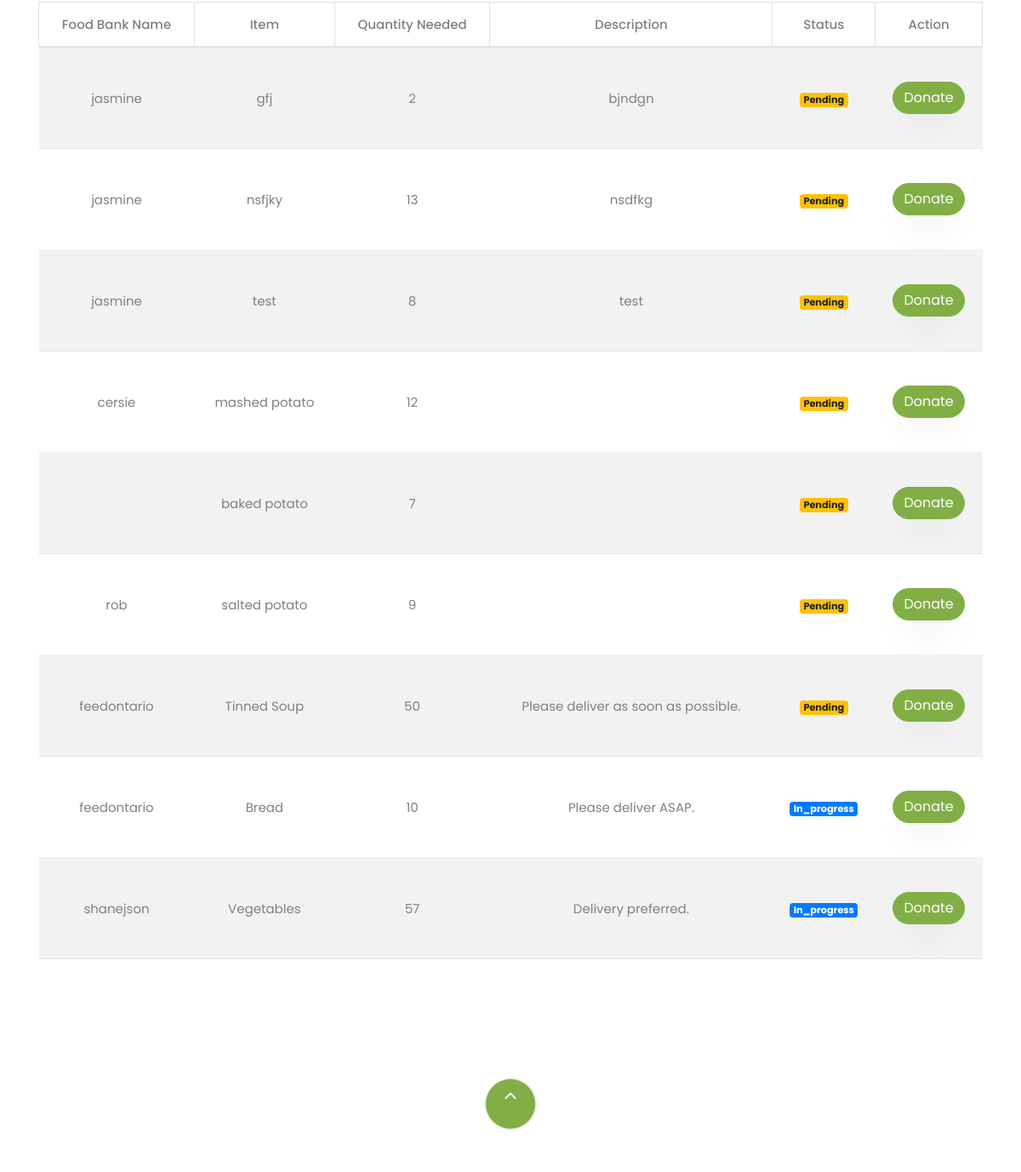
Page /alerts/alerts/ (middle part) on the earlier database version.
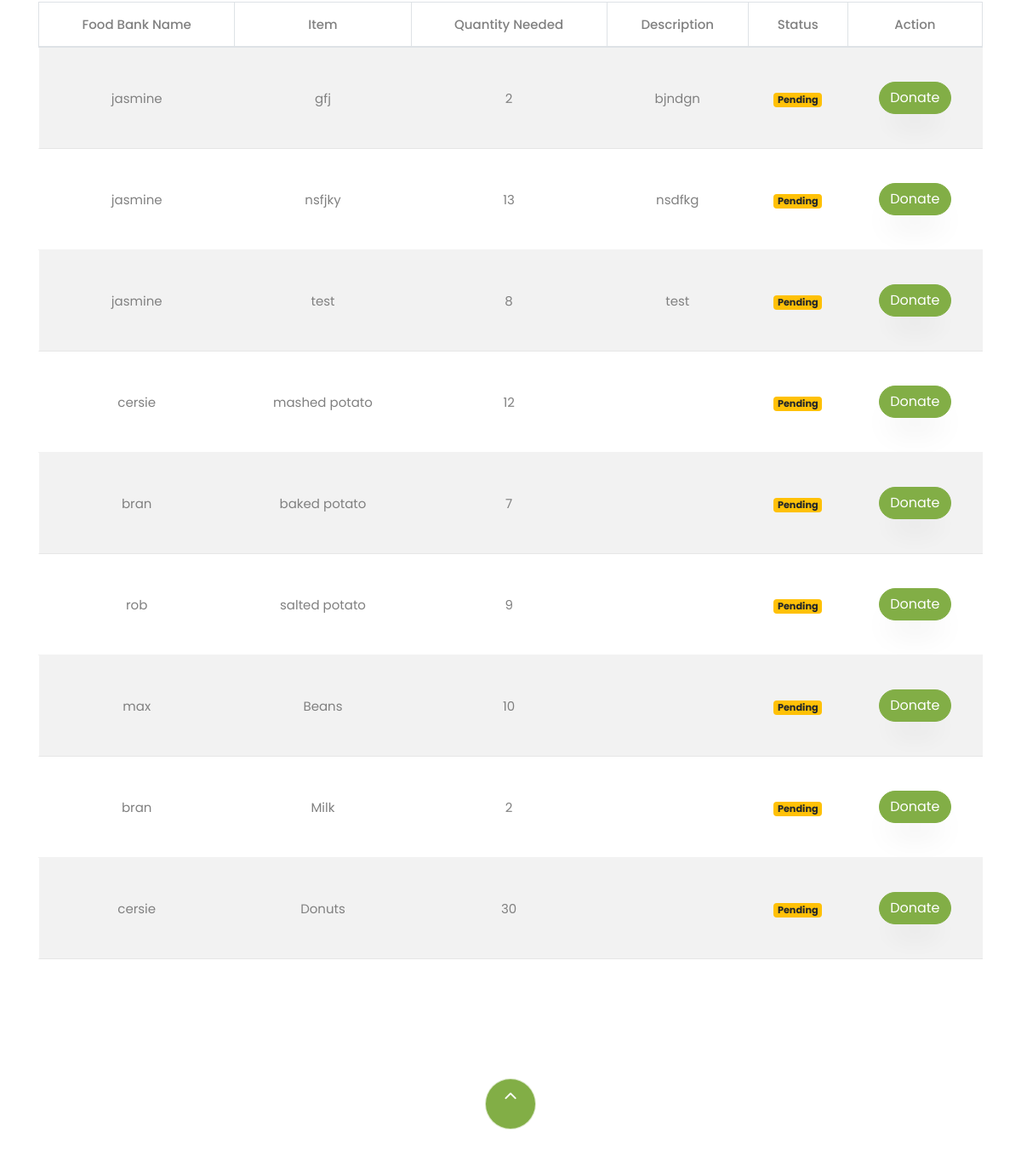
Same page on the later database version.
### alerts/models.py (models this page shows, shortened)
class Alert(models.Model):
    item_name = models.CharField(max_length=100)
    quantity_needed = models.PositiveIntegerField()
    urgency_level = models.CharField(
        max_length=20,
        choices=[('low', 'Low'), ('medium', 'Medium'), ('high', 'High')],
        default='medium'
    )
    created_by = models.ForeignKey(
        User,
        on_delete=models.SET_NULL,
        null=True,
        related_name="created_alerts"
    )
    date_created = models.DateTimeField(auto_now_add=True)
    description = models.TextField(blank=True, null=True)
    is_active = models.BooleanField(default=True)
    last_updated = models.DateTimeField(auto_now=True)

### alerts/views.py (the view)
# urls.py: path('alerts/', views.alert_list, name='alert_list'),
def alert_list(request):
    alerts = Alert.objects.filter(is_active=True)
    if hasattr(request.user, 'foodbank'):
        alerts = alerts.filter(created_by=request.user)
    for alert in alerts:
        total_donated = alert.responses.aggregate(total=Sum('quantity_donated'))['total'] or 0
        alert.total_quantity_donated = total_donated
        alert.remaining_quantity_needed = alert.quantity_needed - total_donated
        if total_donated == 0:
            alert.response_status = "pending"
        elif total_donated < alert.quantity_needed:
            alert.response_status = "in_progress"
        else:
            alert.response_status = "completed"
    return render(request, 'webpages/alert_list.html', {'alerts': alerts})

### templates/webpages/alert_list.html (shortened to what this page needs)
{% extends 'webpages/base.html' %}
{% load static %}
{% block content %}
<section class="ftco-section testimony-section">
    <div class="container">
        <div class="row mb-5 pb-3">
            <div class="col-md-12">
                <table class="table table-bordered table-striped">
                    <thead>
                        <tr>
                            <th>Food Bank Name</th>
                            <th>Item</th>
                            <th>Quantity Needed</th>
                            <th>Description</th>
                            <th>Status</th>
                            <th>Action</th>
                        </tr>
                    </thead>
                    <tbody>
                        {% for alert in alerts %}
                        <tr>
                            <td>{{ alert.created_by.username }}</td>
                            <td>{{ alert.item_name }}</td>
                            <td>{{ alert.remaining_quantity_needed }}</td>
                            <td>{{ alert.description }}</td>
                            <td>
                                <span class="badge
                                    {% if alert.response_status == 'pending' %} badge-warning
                                    {% elif alert.response_status == 'in_progress' %} badge-primary
                                    {% elif alert.response_status == 'completed' %} badge-success
                                    {% endif %}">
                                    {{ alert.response_status|capfirst }}
                                </span>
                            </td>
                            <td>
                                {% if alert.response_status == 'completed' %}
                                    <a href="{% url 'response_status' alert.id %}" class="btn btn-info btn-sm">View Status</a>
                                {% else %}
                                    <a href="{% url 'respond_to_donation' alert.id %}" class="btn btn-primary">Donate</a>
                                {% endif %}
                            </td>
                        </tr>
                        {% empty %}
                        <tr>
                            <td colspan="6" class="text-center">No alerts available.</td>
                        </tr>
                        {% endfor %}
                    </tbody>
                </table>
            </div>
        </div>
    </div>
</section>
{% endblock %}

Differences in the rows shown:
removed Alert: created_by.username "feedontario", item_name "Tinned Soup", remaining_quantity_needed "50", description "Please deliver as soon as possible.", response_status "Pending", shows "Donate"
removed Alert: created_by.username "feedontario", item_name "Bread", remaining_quantity_needed "10", description "Please deliver ASAP.", response_status "In_progress", shows "Donate"
removed Alert: created_by.username "shanejson", item_name "Vegetables", remaining_quantity_needed "57", description "Delivery preferred.", response_status "In_progress", shows "Donate"
changed Alert "baked potato": created_by.username (not shown) → "bran"
added Alert: created_by.username "max", item_name "Beans", remaining_quantity_needed "10", response_status "Pending", shows "Donate"
added Alert: created_by.username "bran", item_name "Milk", remaining_quantity_needed "2", response_status "Pending", shows "Donate"
added Alert: created_by.username "cersie", item_name "Donuts", remaining_quantity_needed "30", response_status "Pending", shows "Donate"
